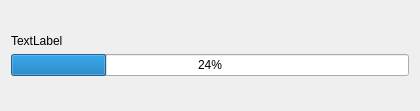
<?xml version="1.0" encoding="UTF-8"?>
<ui version="4.0">
 <class>progressdialog</class>
 <widget class="QDialog" name="progressdialog">
  <property name="geometry">
   <rect>
    <x>0</x>
    <y>0</y>
    <width>420</width>
    <height>111</height>
   </rect>
  </property>
  <property name="windowTitle">
   <string>Dialog</string>
  </property>
  <layout class="QVBoxLayout" name="verticalLayout_2">
   <item>
    <spacer name="verticalSpacer_2">
     <property name="orientation">
      <enum>Qt::Vertical</enum>
     </property>
     <property name="sizeHint" stdset="0">
      <size>
       <width>20</width>
       <height>40</height>
      </size>
     </property>
    </spacer>
   </item>
   <item>
    <widget class="QLabel" name="label">
     <property name="text">
      <string>TextLabel</string>
     </property>
    </widget>
   </item>
   <item>
    <widget class="QProgressBar" name="progressBar">
     <property name="value">
      <number>24</number>
     </property>
    </widget>
   </item>
   <item>
    <spacer name="verticalSpacer">
     <property name="orientation">
      <enum>Qt::Vertical</enum>
     </property>
     <property name="sizeHint" stdset="0">
      <size>
       <width>20</width>
       <height>40</height>
      </size>
     </property>
    </spacer>
   </item>
  </layout>
 </widget>
 <resources/>
 <connections/>
</ui>
